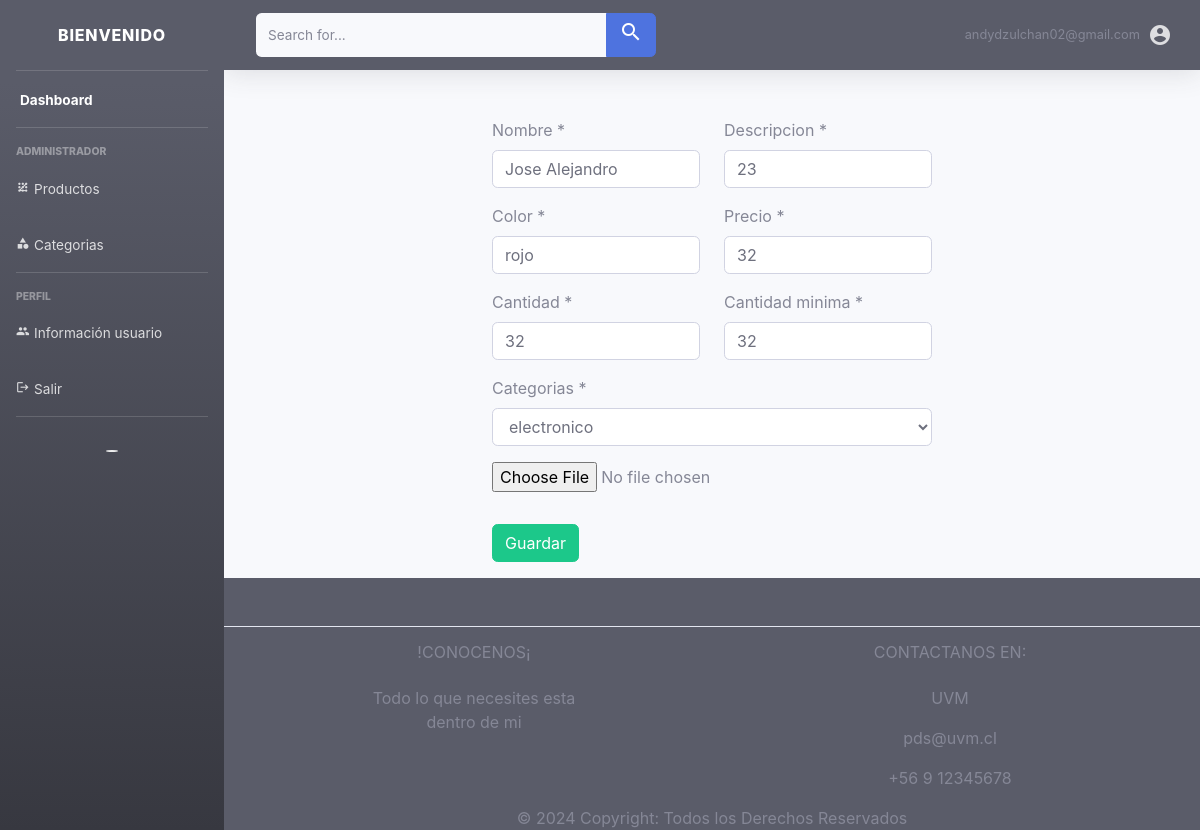
Before: /views/usuarios/producto_editar.php?id=20 (signed in) with the older database file.
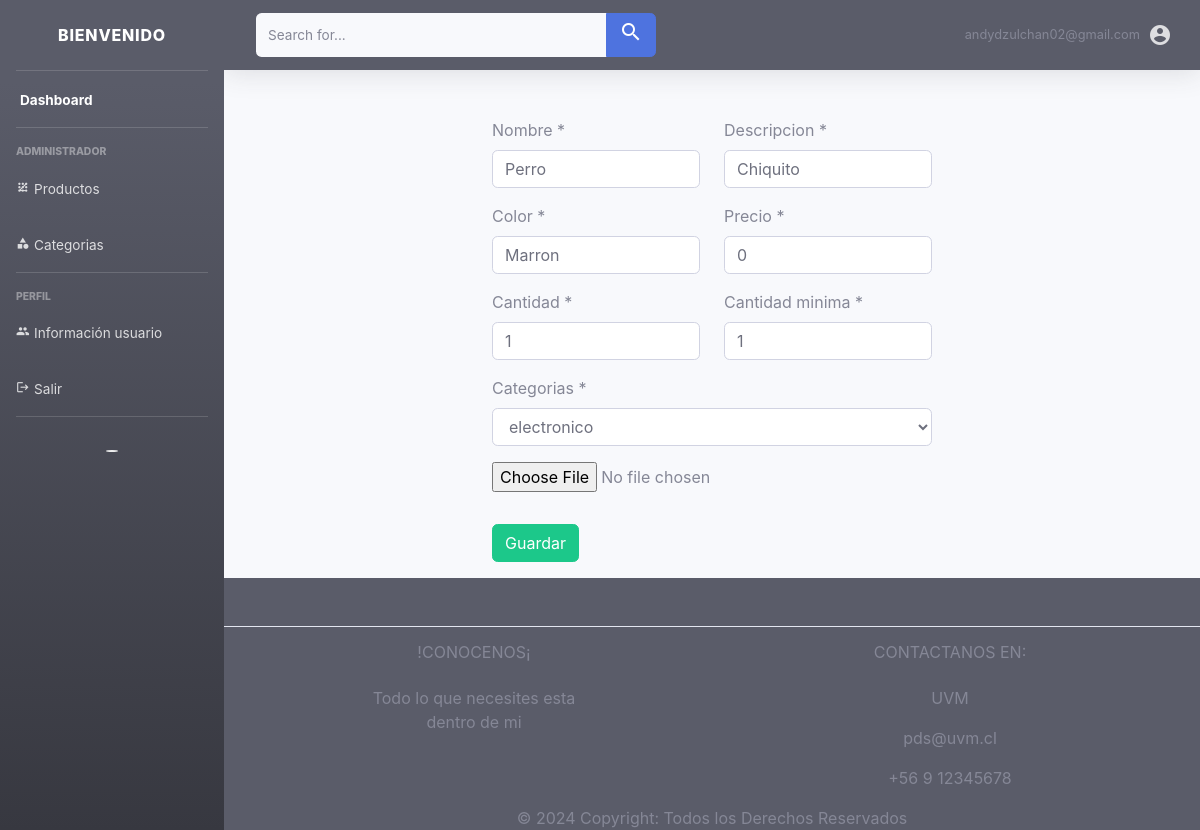
After: the same page with the newer database file.
### tables this page shows
CREATE TABLE `productos` (
  `id` int(11) NOT NULL,
  `nombre` varchar(50) NOT NULL,
  `descripcion` varchar(100) NOT NULL,
  `color` varchar(20) NOT NULL,
  `precio` float NOT NULL,
  `cantidad` varchar(3) NOT NULL,
  `cantidad_min` int(11) NOT NULL,
  `categorias` varchar(50) NOT NULL,
  `imagen` longblob NOT NULL,
  `user_id` int(11) DEFAULT NULL
);

### views/usuarios/producto_editar.php (the view, shortened to what this page needs)
<?php
$id = $_GET['id'];
require_once ("../../includes/_db.php");
$consulta = "SELECT * FROM productos WHERE id = $id";
$resultado = mysqli_query($conexion, $consulta);
$productos = mysqli_fetch_assoc($resultado);
?>
<!DOCTYPE html>
<html lang="en">
<?php require '../../includes/_header.php' ?>
<body>
<div class="container">
<div class="col-sm-6 offset-3 mt-5">
<form action="../../includes/_functions.php" method="POST"  enctype="multipart/form-data" >
<div class="row">
<div class="col-sm-6">
<div class="mb-3">
<label for="nombre" class="form-label">Nombre *</label>
<input type="text"  id="nombre" name="nombre" value="<?php echo $productos ['nombre']; ?>" class="form-control" required>
</div>
</div>
<div class="col-sm-6">
<div class="mb-3">
<label for="descripcion" class="form-label">Descripcion *</label>
<input type="text"  id="descripcion" name="descripcion" value="<?php echo $productos ['descripcion']; ?>" class="form-control" required>
</div>
</div>
</div>
<div class="row">
<div class="col-sm-6">
<div class="mb-3">
<label for="color" class="form-label">Color *</label>
<input type="text"  id="color" name="color" value="<?php echo $productos ['color']; ?>"  class="form-control" required>
</div>
</div>
<div class="col-sm-6">
<div class="mb-3">
<label for="precio" class="form-label">Precio *</label>
<input type="number"  id="precio" name="precio"  value="<?php echo $productos ['precio']; ?>" class="form-control" required>
</div>
</div>
</div>
<div class="row">
<div class="col-sm-6">
<div class="mb-3">
<label for="cantidad" class="form-label">Cantidad *</label>
<input type="number"  id="cantidad" name="cantidad"  value="<?php echo $productos ['cantidad']; ?>" class="form-control" required>
</div>
</div>
<div class="col-sm-6">
<div class="mb-3">
<label for="cantidad" class="form-label">Cantidad minima *</label>
<input type="number"  id="cantidamin" name="cantidadmin" value="<?php echo $productos ['cantidad']; ?>" class="form-control" required>
</div>
</div>
</div>
<div class="row">
    <div class="col-sm-12">
    <div class="mb-3">
<label for="categorias" class="form-label">Categorias *</label>
<select name="categorias" id="categorias" class="form-control" required>
    <option value="electronico">electronico</option>
  </select>
    </div>
</div>
</div>
<div class="mb-3">
<div class="row">
        <div class="col-sm-12">
            <div class="form-group">
                <input type="file" class="form-control-file"  name="foto" id="foto" required>
            </div>
        </div>
    </div>
</div>
<div class="mb-3">
<button type="submit" class="btn btn-success">Guardar</button>
</div>
</form>
</div>
</div>
</body>
<?php require '../../includes/_footer.php' ?>
</html>

### includes/_header.php (shortened to what this page needs)
<?php
$actualsesion = $_SESSION['correo'];
?>
<head>
    <link rel="stylesheet" href="https://cdn.jsdelivr.net/npm/bootstrap-icons@1.3.0/font/bootstrap-icons.css">
    <link rel="stylesheet" href="https://stackpath.bootstrapcdn.com/bootstrap/4.1.3/css/bootstrap.min.css">
    <link rel="stylesheet" href="../../css/styles.css">
    <link href="../../css/sb-admin-2.min.css" rel="stylesheet">
</head>
<body>
<div id="wrapper">
    <ul class="navbar-nav bg-gradient-dark sidebar sidebar-dark accordion" id="accordionSidebar">
    <a class="sidebar-brand d-flex align-items-center justify-content-center" href="index.php">
    <div class="sidebar-brand-text mx-3">BIENVENIDO</div>
</a>
<hr class="sidebar-divider my-0">
<li class="nav-item active">
    <a class="nav-link" href="index.php">
        <span>Dashboard</span></a>
</li>
<hr class="sidebar-divider">
<div class="sidebar-heading">
    ADMINISTRADOR
</div>
<li class="nav-item">
    <a class="nav-link collapsed" href="index.php">
    <span class="material-icons">pattern</span>
        <span>Productos</span>
    </a>
</li>
<li class="nav-item">
    <a class="nav-link collapsed" href="categorias.php">
        <span class="material-icons">category</span>
        <span>Categorias</span>
    </a>
</li>
<hr class="sidebar-divider">
<div class="sidebar-heading">
    PERFIL
</div>
<li class="nav-item">
    <a class="nav-link collapsed" href="usuariosindex.php">
        <span class="material-icons">people</span>
        <span>Información usuario</span>
    </a>
</li>
<li class="nav-item">
    <a class="nav-link" href="../../includes/_sesion/cerrarSesion.php">
    <span class="material-icons">logout</span>
        <span>Salir</span></a>
</li>
<hr class="sidebar-divider d-none d-md-block">
<div class="text-center d-none d-md-inline">
    <button class="rounded-circle border-0"></button>
</div>
</ul>
       <div id="content-wrapper" class="d-flex flex-column">
        <div id="content">
                <nav class="navbar navbar-expand navbar-dark bg-dark topbar mb-4 static-top shadow">
                    <form
                        class="d-none d-sm-inline-block form-inline mr-auto ml-md-3 my-2 my-md-0 mw-100 navbar-search">
                        <div class="input-group">
                            <input type="text" class="form-control bg-light border-0 small" placeholder="Search for..."
                                aria-label="Search" aria-describedby="basic-addon2">
                            <div class="input-group-append">
                                <button class="btn btn-primary" type="button">
                                <span class="material-icons">search</span>
                                </button>
                            </div>
                        </div>
                    </form>
                    <ul class="navbar-nav ml-auto">
                        <li class="nav-item dropdown no-arrow d-sm-none">
                        <li class="nav-item dropdown no-arrow">
                            <a class="nav-link dropdown-toggle" href="#" id="userDropdown" role="button"
                                data-toggle="dropdown" aria-haspopup="true" aria-expanded="false">
                                <span class="mr-2 d-none d-lg-inline text-gray-600 small"><?php echo $actualsesion?> </span>
                                <span class="material-icons">account_circle</span>
                            </a>
                        </li>
                    </ul>
                </nav>

### includes/_footer.php (shortened to what this page needs)
<footer class="text-center text-lg-start bg-dark text-muted">
  <section
    class="d-flex justify-content-center justify-content-lg-between p-4  border-bottom">
  </section>
    <div class="container text-center text-md-start mt- bg-dark">
      <div class="row mt-3">
        <div class="col-md-3 col-lg-4 col-xl-3 mx-auto mb-4">
          <h6 class="text-uppercase fw-bold mb-4">
            <i class="fas fa-gem me-3"></i>!Conocenos¡
          </h6>
          <p>
            Todo lo que necesites esta dentro de mi
          </p>
        </div>
        <div class="col-md-4 col-lg-3 col-xl-3 mx-auto mb-md-0 mb-4">
          <h6 class="text-uppercase fw-bold mb-4">
            Contactanos en:
          </h6>
          <p><i class="fas fa-home me-3"></i>UVM</p>
          <p>
            pds@uvm.cl
          </p>
          <p><i class="fas fa-phone me-3"></i> +56 9 12345678</p>
        </div>
      </div>
    </div>
  <div class="text-center bd-dark">
    © 2024 Copyright: Todos los Derechos Reservados
  </div>
</footer>
  </body>

Changed rows visible on the page:
changed productos: nombre "Jose Alejandro" → "Perro"; descripcion "23" → "Chiquito"; color "rojo" → "Marron"; precio "32" → "0"; cantidad "32" → "1"; cantidadmin "32" → "1"
